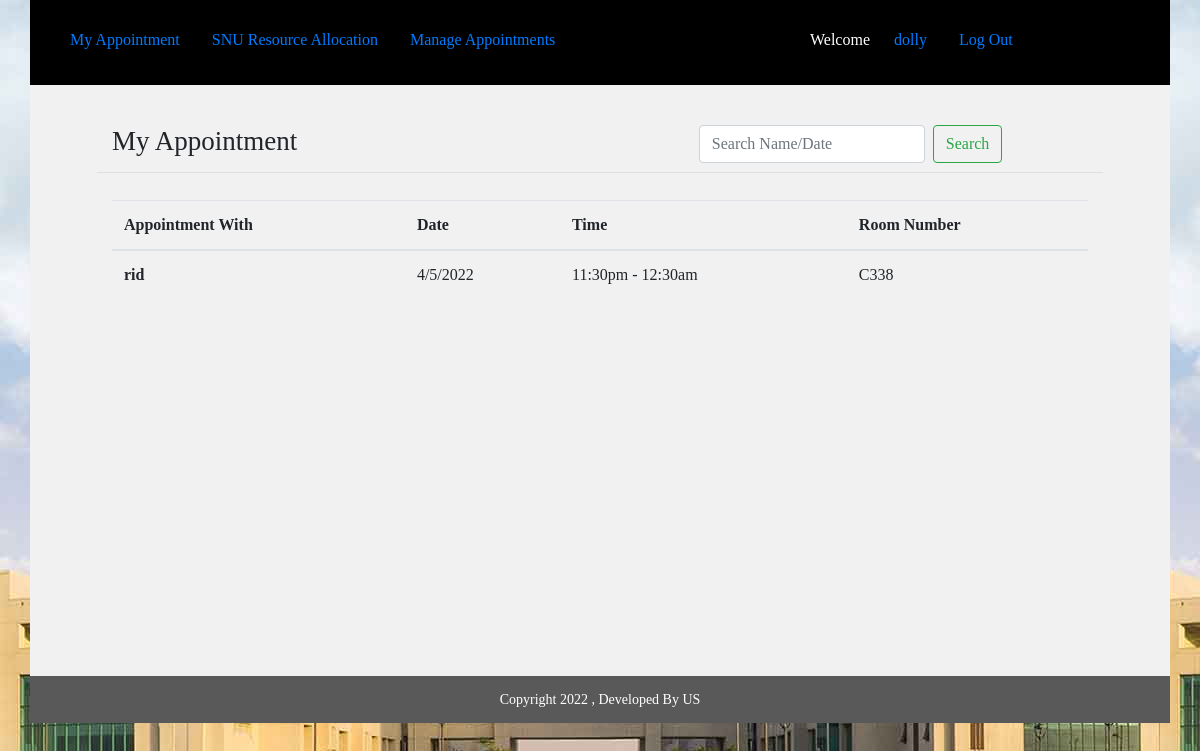
The page /teacher/ (signed in) on the database its author committed.
### teacher/models.py (models this page shows, shortened)
class Appointment(models.Model):
	user=models.ForeignKey(settings.AUTH_USER_MODEL,blank=True, null=True,on_delete=models.DO_NOTHING)
	date=models.CharField(max_length=50)
	time_start=models.CharField(max_length=50)
	time_end=models.CharField(max_length=50)
	room_number=models.CharField(max_length=50)
	appointment_with=models.CharField(max_length=50,blank=True)
	update_time=models.DateField(auto_now=True, auto_now_add=False)
	frist_time=models.DateField(auto_now=False, auto_now_add=True)

### teacher/views.py (the view)
# urls.py: path('teacher/', include("teacher.urls")),
def teacher(request):#this section for my appointment
	group_name=Group.objects.all().filter(user = request.user)# get logget user grouped name
	group_name=str(group_name[0]) # convert to string
	if "Teacher" == group_name:
		user_name=request.user.get_username()#Getting Username
		appointment_list = Appointment.objects.all().order_by("-id").filter(user=request.user)
		q=request.GET.get("q")#search start
		if q:
			appointment_list=appointment_list.filter(appointment_with__icontains=q)
		else:
			appointment_list = appointment_list# search end
		appointments= {
		    "query": appointment_list,
		    "user_name":user_name
		}
		return render(request, 'teacher.html', appointments )
	else:
		return redirect('http://127.0.0.1:8000/')

### templates/teacher.html
{% extends 'common_teacher.html' %}
{% block common_teacher %}
   <div class="student">
           <div class="container">
          <div class="row min-height">
              <div class="col-sm-12">
                            <div class="row main_boder">
                                <div class="col-sm-7">
                                     <h3 class="appointmnet_list">My Appointment</h3>
                                </div>
                                <div class="col-sm-5">
                                      <form class="form-inline my-2 my-lg-0" method="GET" action="">
                                          <input class="form-control mr-sm-2" type="text" name="q" placeholder="Search Name/Date" placeholder="Search With Name" aria-label="Search">
                                          <button class="btn btn-outline-success my-2 my-sm-0" type="submit" value="Search">Search</button>
                                       </form>
                                </div>
                            </div>
                             <table class="table">
                                 <thead>
                                  <tr>
                                    <th scope="col">Appointment With</th>
                                    <th scope="col">Date</th>
                                    <th scope="col">Time</th>
                                    <th scope="col">Room Number</th>
                                  </tr>
                                </thead>{% for appoint in query %}
                                {% if appoint.appointment_with != '' %}
                                <tbody>
                                  <tr>
                                    <th scope="row">{{appoint.appointment_with}}</th>
                                          <td>{{appoint.date}}</td>
                                          <td>{{appoint.time_start}} - {{appoint.time_end}}</td>
                                          <td>{{appoint.room_number}}</td>
                                  </tr>{% endif %}
                                </tbody>{% endfor %}
                            </table>
              </div>
          </div>
      </div>
      </div>
      <div class="footer">
           <div class="container">
          <div class="row">
              <div class="col-sm-12">
                             Copyright 2022 , Developed By US
              </div>
          </div>
      </div>
      </div>
{% endblock common_teacher %}

### templates/common_teacher.html
{% extends 'common.html' %}
{% block body %}
   <div class="container ">
   	<div class="row studnet_nav">
   	             <div class="col-sm-8">
						     <ul class="nav nav-pills">
								  <li class="nav-item">
								    <a class="nav-link" href='{% url "teacher_home"%}'>My Appointment</a>
								  </li>
								  <li class="nav-item">
								    <a class="nav-link" href='{% url "logout"%}'>SNU Resource Allocation</a>
								  </li>
								  <li class="nav-item">
								    <a class="nav-link" href='{% url "teacher_appointment_list"%}'>Manage Appointments</a>
								  </li>
							  </ul>
                  </div>
                 <div class="col-sm-4">
					     <ul class="nav nav-pills">
							  <li class="nav-item">
							    <p>Welcome </p>
							  </li>
							  <li class="nav-item">
							    <a class="nav-link" href="#">{{user_name}}</a>
							  </li>
							  <li class="nav-item">
							    <a class="nav-link" href='{% url "logout"%}'>Log Out</a>
							  </li>
						  </ul>
	       		 </div>
	  </div>
    </div>
    {% block common_teacher %}
    {% endblock common_teacher %}
{% endblock %}

### templates/common.html (shortened to what this page needs)
{% load static %}
<!DOCTYPE html>
<html>
<head>
	<link rel="stylesheet" href="https://stackpath.bootstrapcdn.com/bootstrap/4.1.3/css/bootstrap.min.css">
    <link rel="stylesheet" href="https://use.fontawesome.com/releases/v5.3.1/css/all.css">
    <link rel="stylesheet" type="text/css" href="{% static 'css/style.css' %}">
	<link rel="stylesheet" type="text/css" href="{% static 'date/jquery.timepicker.css' %}" />
	<link rel="stylesheet" type="text/css" href="{% static 'date/bootstrap-datepicker.css' %}"/>
</head>
<body class="login">
	    {% block body %}
	    {% endblock %}
</body>
</html>

### static/css/style.css (style rules this page uses)
.login { height: 723px; background: url(image/background.jpg); }
.row.studnet_nav { background: hsl(0, 0%, 16%); PADDING: 5PX; }
.row.studnet_nav { background: black; color: white; padding: 9px; padding-top: 20px; }
h3.appointmnet_list { padding: 19px 0px 10px 0px; font-weight: normal; font-size: 27px; }
.student .row { background: #f1f1f1; }
body { font-family: cursive;!important }
.footer .row { background: #595959; text-align: center; font-size: 14px; color: white; padding: 13px; }
li.nav-item p { padding: 8px; }
h3.appointmnet_list { padding: 19px 0px 6px 0px; margin-bottom: 27px; font-weight: normal; font-size: 27px; }
.min-height h3.appointmnet_list { padding: 0px 0px 6px 0px; margin-bottom: 9px; font-weight: normal; font-size: 27px; }
.row.min-height { background: #f1f1f1; padding: 20px 67px 36px 67px; }
.row.main_boder { margin-bottom: 27px; border-bottom: 1px solid #00000014; }
.row.min-height { background: #f1f1f1; padding: 40px 67px 36px 67px; min-height: 591px; }
.main_boder { border-bottom: 1px solid #00000014; }

### rows shown on the page
Appointment: appointment_with "rid", date "4/5/2022", time_start "11:30pm", time_end "12:30am", room_number "C338"

### other values the page prints
{{ user_name }} "dolly"
